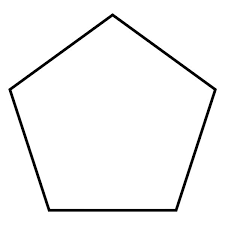
#> input picture Images/img15.png, 225 x 225 px, found by its file name
$ python Day9.py
#> lines starting #> are read from the running program, lines starting #| are printed output that depends on the picture; after the words box and inside, x2 and y2 are one past the last pixel; in counts of white or black regions, pixels touching at a corner belong together
import cv2

# Load the image
img = cv2.imread(r"C:\Users\Vikas\Desktop\OpenCV\Images\Img15.png")
#> img is the input picture: shape (225, 225, 3); min 0, max 255, mean 246.3

# Check if image loaded successfully
if img is None:
    print("Error: Image not found.")
    exit()

# Convert to grayscale
gray = cv2.cvtColor(img, cv2.COLOR_BGR2GRAY)

# Apply binary thresholding
_, thresh = cv2.threshold(gray, 250, 255, cv2.THRESH_BINARY)
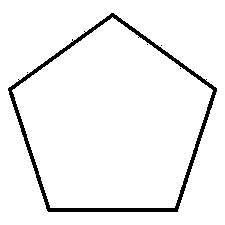
#> thresh: shape (225, 225); 95.2% white; 5 black regions (4 under 20 px)

# Find contours
contours, hierarchy = cv2.findContours(thresh, cv2.RETR_TREE, cv2.CHAIN_APPROX_SIMPLE)
#> contours = 12 contours, 9 with area under 20; largest, box (x1, y1, x2, y2) and area: (0, 0, 225, 225) 50176, (7, 12, 218, 213) 29216, (12, 17, 213, 208) 26214

# Draw all contours in green
cv2.drawContours(img, contours, -1, (0, 255, 0), 2)
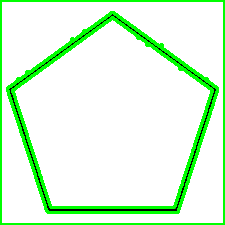
#> img: shape (225, 225, 3); 12.22% of pixels changed, all inside (x1, y1, x2, y2) = (0, 0, 225, 225)

# Iterate through each contour to detect shapes
for contour in contours:
    # Approximate the contour
    approx = cv2.approxPolyDP(contour, 0.01 * cv2.arcLength(contour, True), True)
    corners = len(approx)

    # Determine shape based on number of corners
    if corners == 3:
        shape_name = "Triangle"
    elif corners == 4:
        # Further check for square or rectangle
        x, y, w, h = cv2.boundingRect(approx)
        aspect_ratio = w / float(h)
        shape_name = "Square" if 0.95 <= aspect_ratio <= 1.05 else "Rectangle"
    elif corners == 5:
        shape_name = "Pentagon"
    elif corners > 5:
        shape_name = "Circle"
    else:
        shape_name = "Unknown"

    # Draw the approximated shape in red
    cv2.drawContours(img, [approx], 0, (0, 0, 255), 2)

    # Put the name of the shape on the image
    x = approx.ravel()[0]
    y = approx.ravel()[1] - 10
    cv2.putText(img, shape_name, (x, y), cv2.FONT_HERSHEY_SIMPLEX, 0.6, (255, 0, 0), 2)
#> this loop made 12 passes
#> (approx, corners, w, h, shape_name) on passes 1, 2, 3, 4, 5, 7, 10, 11, 12: ([[0, 0], [0, 224], [224, 224], [224, 0]], 4, 225, 225, 'Square'), ([[205, 79], [206, 78], [207, 79], [206, 80]], 4, 3, 3, 'Square'), ([[17, 79], [18, 78], [19, 79], [18, 80]], 4, 3, 3, 'Square'), ([[26, 72], [27, 71], [28, 72], [27, 73]], 4, 3, 3, 'Square'), ([[160, 45], [161, 44], [162, 45], [161, 46]], 4, 3, 3, 'Square'), ([[83, 31], [84, 30], [85, 31], [84, 32]], 4, 3, 3, 'Square'), ([[179, 68], [180, 67], [181, 68], [180, 69]], 4, 3, 3, 'Square'), ([[146, 44], [147, 43], [148, 44], [147, 45]], 4, 3, 3, 'Square'), ([[137, 37], [138, 36], [139, 37], [138, 38]], 4, 3, 3, 'Square')
#> (corners, shape_name) on passes 6, 8, 9: (6, 'Circle'), (5, 'Pentagon'), (5, 'Pentagon')
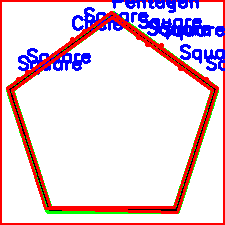
#> img: shape (225, 225, 3); 17.49% of pixels changed, all inside (x1, y1, x2, y2) = (0, 0, 225, 225)

# Show the final image with detected shapes
cv2.imshow("Shape Detection", img)
cv2.waitKey(0)
cv2.destroyAllWindows()

$ run again, with Images/Img14.png copied over Images/img15.png
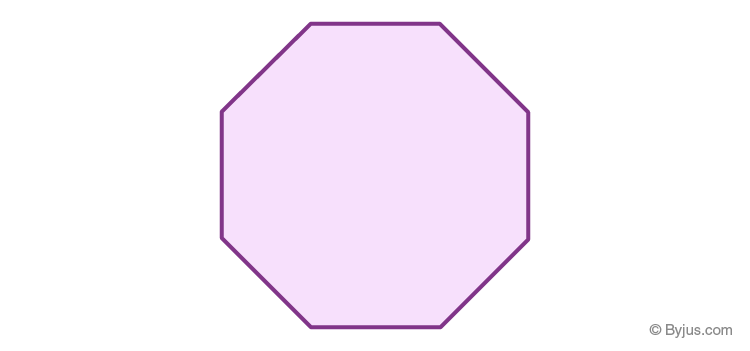
#> input picture Images/Img14.png, 750 x 351 px, found by its file name
#> img is the input picture: shape (351, 750, 3); mean B, G, R 252.2, 242.8, 250.6
#> `_, thresh = cv2.threshold(gray, 250, 255, cv2.THRESH_BINARY)`:
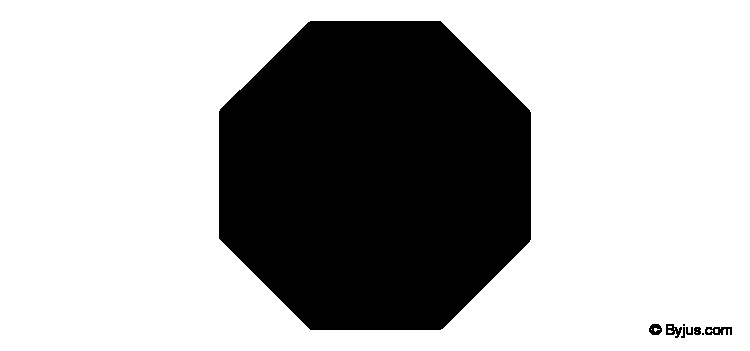
#> thresh: shape (351, 750); 69.4% white; 9 black regions (2 under 20 px)
#> contours = 19 contours, 11 with area under 20; largest, box (x1, y1, x2, y2) and area: (0, 0, 750, 351) 262150, (218, 20, 532, 331) 80484, (704, 326, 733, 336) 220, (665, 323, 683, 339) 173, (648, 323, 663, 336) 134, (693, 326, 702, 336) 62, (685, 326, 694, 336) 56, (680, 326, 686, 339) 40
#> the loop `for contour in contours:` made 19 passes
#> (approx, corners, w, h, aspect_ratio, shape_name) on passes 1, 4, 15: ([[0, 0], [0, 350], [749, 350], [749, 0]], 4, 750, 351, 2.14, 'Rectangle'), ([[715, 329], [715, 332], [717, 332], [717, 329]], 4, 3, 4, 0.75, 'Rectangle'), ([[668, 326], [668, 327], [671, 327], [671, 326]], 4, 4, 2, 2, 'Rectangle')
#> after the loop `for contour in contours:`:
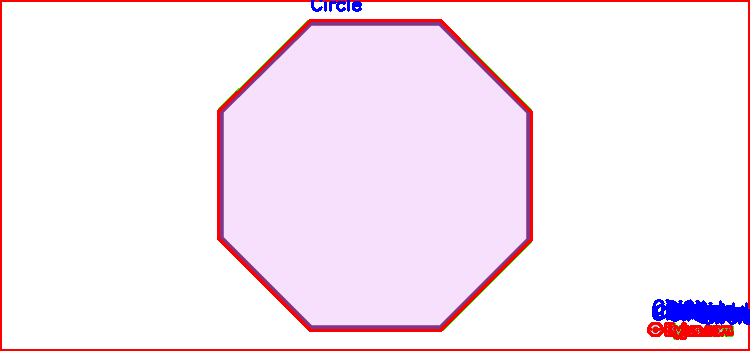
#> img: shape (351, 750, 3); mean B, G, R 244, 233.1, 248.7
